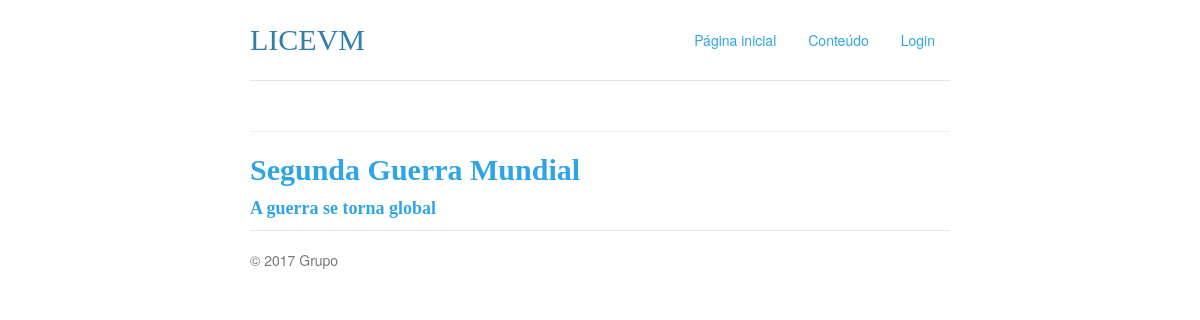
The app's page /lista_topicos, older data.
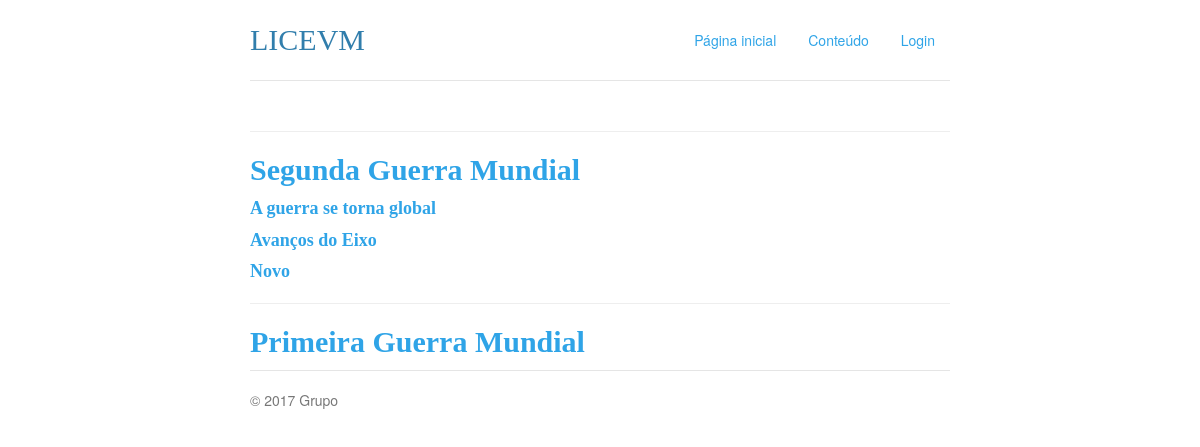
The same page, newer data.
### classroom/models.py (models this page shows)
class Topic(models.Model):
    name = models.CharField(max_length=50)
    description = models.TextField()
    start_date = models.DateTimeField()
    end_date = models.DateTimeField()
    content = models.TextField(blank=True)
    parent = models.ForeignKey('self', blank=True, null=True)
    def __str__(self):
        parent_str = " [{}]".format(self.parent.name) if self.parent is not None else ""
        if self.start_date.year != self.end_date.year:
            date = "{} - {}".format(self.start_date.year, self.end_date.year)
        else:
            date = "{}".format(self.start_date.year)
        return "{} ({}){}".format(self.name, date, parent_str)

### classroom/views.py (the view)
# urls.py: url(r'lista_topicos$', views.lista_topicos, name='lista_topicos'),
def lista_topicos(request):
    context = {}
    context["topicos"] = Topic.objects.filter()
    print(Topic.objects.all())
    return render(request, "lista_conteudos.html", context)

### classroom/templates/lista_conteudos.html (shortened to what this page needs)
{% extends "base.html" %}
{% block content %}
    {% load static %}
{% endblock %}

### classroom/templates/base.html (shortened to what this page needs)
{% spaceless %}
    {% load static %}
{% endspaceless %}

### classroom/static/css/licevm.css (style rules this page uses)
body { padding-top: 20px; padding-bottom: 20px; }
.header, .marketing, .footer { padding-right: 15px; padding-left: 15px; }
.header { padding-bottom: 20px; border-bottom: 1px solid #e5e5e5; }
.header h3 { margin-top: 0; margin-bottom: 0; line-height: 40px; }
.footer { padding-top: 19px; color: #777; border-top: 1px solid #e5e5e5; }
@media (min-width: 768px) { .container { max-width: 730px; } }
@media screen and (min-width: 768px) { .header, .marketing, .footer { padding-right: 0; padding-left: 0; } }
@media screen and (min-width: 768px) { .header { margin-bottom: 30px; } }
.text-fancy { font-family: "Libre Bodoni", serif; font-size: 30px; font-weight: 400; }
h1, h2, h3, h4 { font-family: "Linux Libertine", serif; font-weight: 600; }

Row changes from the older to the newer data that the page shows:
changed Topic: parent+id+name "Página inicial Conteúdo Login LICEVM Segunda Guerra Mundial A guerra se torna global © 2017 Grupo" → "Página inicial Conteúdo Login LICEVM Segunda Guerra Mundial A guerra se torna global Avanços do Eixo Novo Primeira Guerra Mundial © 2017 Grupo"
